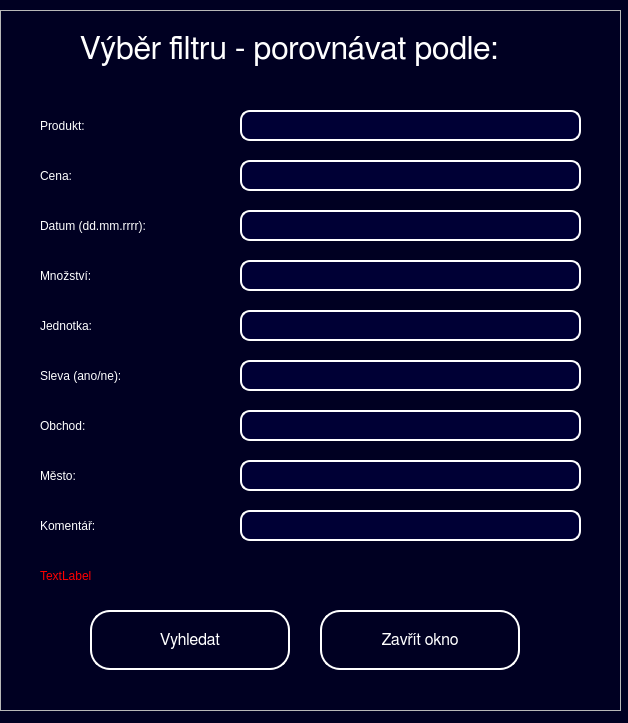
<?xml version="1.0" encoding="UTF-8"?>
<ui version="4.0">
 <class>Filter</class>
 <widget class="QWidget" name="Filter">
  <property name="geometry">
   <rect>
    <x>0</x>
    <y>0</y>
    <width>628</width>
    <height>723</height>
   </rect>
  </property>
  <property name="windowTitle">
   <string>Form</string>
  </property>
  <property name="styleSheet">
   <string notr="true">QWidget#Filter {
background-color: rgb(0, 0, 34);
}

QLabel#Instructions {
color: rgb(255, 255, 255);
font: 24pt &quot;FreeSans&quot;;
}

QLabel#Price {
color: rgb(255, 255, 255);
font: 16pt &quot;FreeSans&quot;;
}

QLabel#Date {
color: rgb(255, 255, 255);
font: 16pt &quot;FreeSans&quot;;
}

QLabel#Discount {
color: rgb(255, 255, 255);
font: 16pt &quot;FreeSans&quot;;
}

QLabel#Amount{
color: rgb(255, 255, 255);
font: 16pt &quot;FreeSans&quot;;
}

QLabel#City {
color: rgb(255, 255, 255);
font: 16pt &quot;FreeSans&quot;;
}

QLabel#Unit {
color: rgb(255, 255, 255);
font: 16pt &quot;FreeSans&quot;;
}

QLabel#Shop {
color: rgb(255, 255, 255);
font: 16pt &quot;FreeSans&quot;;
}

QLabel#Comment {
color: rgb(255, 255, 255);
font: 16pt &quot;FreeSans&quot;;
}

QLabel#Product {
color: rgb(255, 255, 255);
font: 16pt &quot;FreeSans&quot;;
}

QPushButton#Button_Search{
color: rgb(255, 255, 255);
border-color: rgb(255, 255, 255);
border: 2px solid rgb(255, 255, 255);
border-radius: 20px;
font: 12pt &quot;FreeSans&quot;;
}

QPushButton#Button_Back{
color: rgb(255, 255, 255);
border-color: rgb(255, 255, 255);
border: 2px solid rgb(255, 255, 255);
border-radius: 20px;
font: 12pt &quot;FreeSans&quot;;
}

QPushButton:hover#Button_Search{
border: 3px solid rgb(255, 255, 255);
background-color: rgb(0, 0, 53);
}

QPushButton:hover#Button_Back{
border: 3px solid rgb(255, 255, 255);
background-color: rgb(0, 0, 53);
}

QLineEdit:hover#Product_choose,
QLineEdit:hover#Price_choose,
QLineEdit:hover#Date_choose,
QLineEdit:hover#Amount_choose,
QLineEdit:hover#Unit_choose,
QLineEdit:hover#Discount_choose,
QLineEdit:hover#Comment_choose,
QLineEdit:hover#City_choose,
QLineEdit:hover#Shop_choose{
border: 3px solid rgb(255, 255, 255);
}


QLineEdit#Product_choose,
QLineEdit#Price_choose,
QLineEdit#Date_choose,
QLineEdit#Amount_choose,
QLineEdit#Unit_choose,
QLineEdit#Discount_choose,
QLineEdit#Comment_choose,
QLineEdit#City_choose,
QLineEdit#Shop_choose
{
color: rgb(255, 255, 255);
font: 14pt &quot;FreeSans&quot;;
border: 2px solid rgb(255, 255, 255);
background-color: rgb(0, 0, 53);
border-radius: 10px;
padding-left: 20px;
padding-right: 20px;
}


QLabel#Message{
color: rgb(255, 0, 0);
font: 16pt &quot;FreeSans&quot;;
}</string>
  </property>
  <widget class="QFrame" name="frame">
   <property name="geometry">
    <rect>
     <x>0</x>
     <y>10</y>
     <width>621</width>
     <height>701</height>
    </rect>
   </property>
   <property name="styleSheet">
    <string notr="true"/>
   </property>
   <property name="frameShape">
    <enum>QFrame::StyledPanel</enum>
   </property>
   <property name="frameShadow">
    <enum>QFrame::Raised</enum>
   </property>
   <widget class="QLabel" name="Instructions">
    <property name="geometry">
     <rect>
      <x>80</x>
      <y>20</y>
      <width>451</width>
      <height>39</height>
     </rect>
    </property>
    <property name="font">
     <font>
      <family>FreeSans</family>
      <pointsize>24</pointsize>
      <weight>50</weight>
      <italic>false</italic>
      <bold>false</bold>
     </font>
    </property>
    <property name="styleSheet">
     <string notr="true"/>
    </property>
    <property name="text">
     <string>Výběr filtru - porovnávat podle:</string>
    </property>
   </widget>
   <widget class="QLineEdit" name="Product_choose">
    <property name="geometry">
     <rect>
      <x>240</x>
      <y>100</y>
      <width>341</width>
      <height>31</height>
     </rect>
    </property>
   </widget>
   <widget class="QLabel" name="Product">
    <property name="geometry">
     <rect>
      <x>40</x>
      <y>100</y>
      <width>161</width>
      <height>31</height>
     </rect>
    </property>
    <property name="text">
     <string>Produkt:</string>
    </property>
   </widget>
   <widget class="QLabel" name="Message">
    <property name="geometry">
     <rect>
      <x>40</x>
      <y>550</y>
      <width>541</width>
      <height>31</height>
     </rect>
    </property>
    <property name="text">
     <string>TextLabel</string>
    </property>
   </widget>
   <widget class="QPushButton" name="Button_Search">
    <property name="enabled">
     <bool>true</bool>
    </property>
    <property name="geometry">
     <rect>
      <x>90</x>
      <y>600</y>
      <width>200</width>
      <height>60</height>
     </rect>
    </property>
    <property name="font">
     <font>
      <family>FreeSans</family>
      <pointsize>12</pointsize>
      <weight>50</weight>
      <italic>false</italic>
      <bold>false</bold>
     </font>
    </property>
    <property name="cursor">
     <cursorShape>PointingHandCursor</cursorShape>
    </property>
    <property name="styleSheet">
     <string notr="true"/>
    </property>
    <property name="text">
     <string>Vyhledat</string>
    </property>
   </widget>
   <widget class="QPushButton" name="Button_Back">
    <property name="enabled">
     <bool>true</bool>
    </property>
    <property name="geometry">
     <rect>
      <x>320</x>
      <y>600</y>
      <width>200</width>
      <height>60</height>
     </rect>
    </property>
    <property name="font">
     <font>
      <family>FreeSans</family>
      <pointsize>12</pointsize>
      <weight>50</weight>
      <italic>false</italic>
      <bold>false</bold>
     </font>
    </property>
    <property name="cursor">
     <cursorShape>PointingHandCursor</cursorShape>
    </property>
    <property name="styleSheet">
     <string notr="true"/>
    </property>
    <property name="text">
     <string>Zavřít okno</string>
    </property>
   </widget>
   <widget class="QLabel" name="Price">
    <property name="geometry">
     <rect>
      <x>40</x>
      <y>150</y>
      <width>161</width>
      <height>31</height>
     </rect>
    </property>
    <property name="text">
     <string>Cena:</string>
    </property>
   </widget>
   <widget class="QLabel" name="Date">
    <property name="geometry">
     <rect>
      <x>40</x>
      <y>200</y>
      <width>201</width>
      <height>31</height>
     </rect>
    </property>
    <property name="text">
     <string>Datum (dd.mm.rrrr):</string>
    </property>
   </widget>
   <widget class="QLabel" name="Amount">
    <property name="geometry">
     <rect>
      <x>40</x>
      <y>250</y>
      <width>161</width>
      <height>31</height>
     </rect>
    </property>
    <property name="text">
     <string>Množství:</string>
    </property>
   </widget>
   <widget class="QLabel" name="Unit">
    <property name="geometry">
     <rect>
      <x>40</x>
      <y>300</y>
      <width>161</width>
      <height>31</height>
     </rect>
    </property>
    <property name="text">
     <string>Jednotka:</string>
    </property>
   </widget>
   <widget class="QLabel" name="Discount">
    <property name="geometry">
     <rect>
      <x>40</x>
      <y>350</y>
      <width>161</width>
      <height>31</height>
     </rect>
    </property>
    <property name="text">
     <string>Sleva (ano/ne):</string>
    </property>
   </widget>
   <widget class="QLabel" name="Shop">
    <property name="geometry">
     <rect>
      <x>40</x>
      <y>400</y>
      <width>161</width>
      <height>31</height>
     </rect>
    </property>
    <property name="text">
     <string>Obchod:</string>
    </property>
   </widget>
   <widget class="QLabel" name="City">
    <property name="geometry">
     <rect>
      <x>40</x>
      <y>450</y>
      <width>161</width>
      <height>31</height>
     </rect>
    </property>
    <property name="text">
     <string>Město:</string>
    </property>
   </widget>
   <widget class="QLabel" name="Comment">
    <property name="geometry">
     <rect>
      <x>40</x>
      <y>500</y>
      <width>161</width>
      <height>31</height>
     </rect>
    </property>
    <property name="text">
     <string>Komentář:</string>
    </property>
   </widget>
   <widget class="QLineEdit" name="Price_choose">
    <property name="geometry">
     <rect>
      <x>240</x>
      <y>150</y>
      <width>341</width>
      <height>31</height>
     </rect>
    </property>
   </widget>
   <widget class="QLineEdit" name="Date_choose">
    <property name="geometry">
     <rect>
      <x>240</x>
      <y>200</y>
      <width>341</width>
      <height>31</height>
     </rect>
    </property>
   </widget>
   <widget class="QLineEdit" name="Amount_choose">
    <property name="geometry">
     <rect>
      <x>240</x>
      <y>250</y>
      <width>341</width>
      <height>31</height>
     </rect>
    </property>
   </widget>
   <widget class="QLineEdit" name="Unit_choose">
    <property name="geometry">
     <rect>
      <x>240</x>
      <y>300</y>
      <width>341</width>
      <height>31</height>
     </rect>
    </property>
   </widget>
   <widget class="QLineEdit" name="Discount_choose">
    <property name="geometry">
     <rect>
      <x>240</x>
      <y>350</y>
      <width>341</width>
      <height>31</height>
     </rect>
    </property>
   </widget>
   <widget class="QLineEdit" name="City_choose">
    <property name="geometry">
     <rect>
      <x>240</x>
      <y>450</y>
      <width>341</width>
      <height>31</height>
     </rect>
    </property>
   </widget>
   <widget class="QLineEdit" name="Comment_choose">
    <property name="geometry">
     <rect>
      <x>240</x>
      <y>500</y>
      <width>341</width>
      <height>31</height>
     </rect>
    </property>
   </widget>
   <widget class="QLineEdit" name="Shop_choose">
    <property name="geometry">
     <rect>
      <x>240</x>
      <y>400</y>
      <width>341</width>
      <height>31</height>
     </rect>
    </property>
   </widget>
  </widget>
 </widget>
 <resources/>
 <connections/>
</ui>
